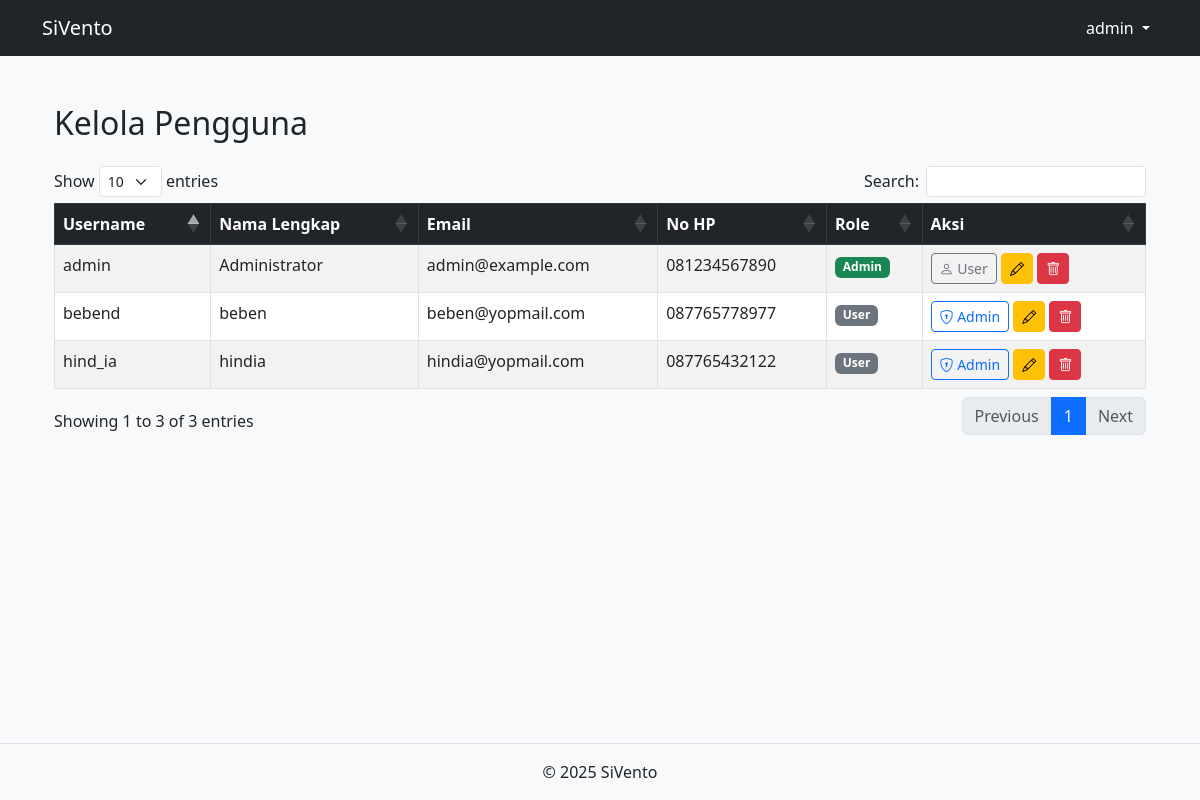
Page /manage_user.php (signed in) on the earlier database version.
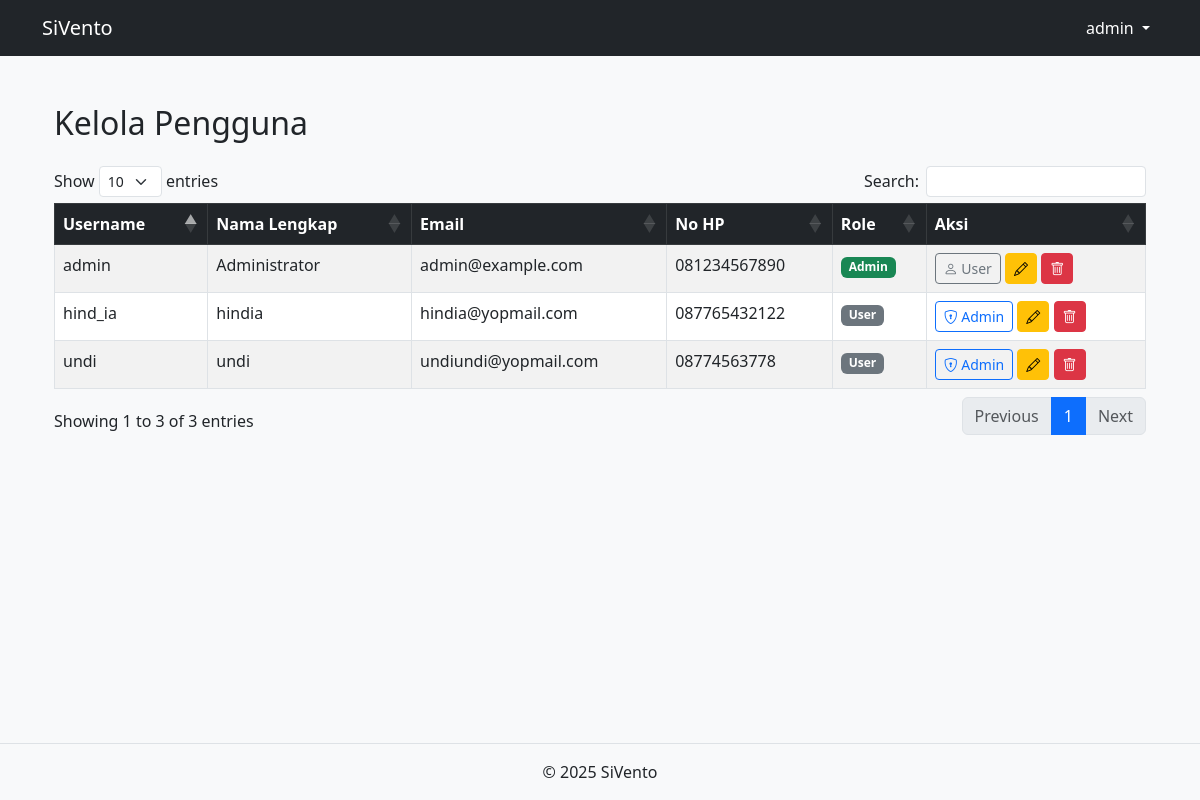
Same page on the later database version.
### tables this page shows
CREATE TABLE `tb_users` (
  `user_id` int(11) NOT NULL,
  `role` enum('admin','user') NOT NULL DEFAULT 'user',
  `username` varchar(50) NOT NULL,
  `password` varchar(255) NOT NULL,
  `full_name` varchar(100) DEFAULT NULL,
  `email` varchar(100) DEFAULT NULL,
  `no_hp` varchar(20) DEFAULT NULL,
  `image` varchar(255) DEFAULT 'default.png',
  `created_at` datetime DEFAULT current_timestamp(),
  `updated_at` datetime DEFAULT current_timestamp() ON UPDATE current_timestamp()
);

### manage_user.php (the view, shortened to what this page needs)
<?php
include 'config/connect.php';
$result = $koneksi->query("SELECT * FROM tb_users");
?>
<!DOCTYPE html>
<html lang="en">
<head>
    <link rel="stylesheet" href="https://cdn.jsdelivr.net/npm/bootstrap@5.3.0/dist/css/bootstrap.min.css">
    <link rel="stylesheet" href="https://cdn.datatables.net/1.13.6/css/dataTables.bootstrap5.min.css">
    <link href="https://cdn.jsdelivr.net/npm/bootstrap-icons@1.10.5/font/bootstrap-icons.css" rel="stylesheet" />
</head>
<body class="bg-light">
<?php include 'header.php'; ?>
<div class="container py-4">
    <h2 class="mb-4">Kelola Pengguna</h2>
    <table id="usersTable" class="table table-striped table-bordered table-hover" style="width:100%">
        <thead class="table-dark">
            <tr>
                <th>Username</th>
                <th>Nama Lengkap</th>
                <th>Email</th>
                <th>No HP</th>
                <th>Role</th>
                <th>Aksi</th>
            </tr>
        </thead>
        <tbody>
            <?php while ($row = $result->fetch_assoc()): ?>
                <tr>
                    <td><?= htmlspecialchars($row['username']) ?></td>
                    <td><?= htmlspecialchars($row['full_name']) ?></td>
                    <td><?= htmlspecialchars($row['email']) ?></td>
                    <td><?= htmlspecialchars($row['no_hp']) ?></td>
                    <td>
                        <span class="badge <?= $row['role'] === 'admin' ? 'bg-success' : 'bg-secondary' ?>">
                            <?= htmlspecialchars(ucfirst($row['role'])) ?>
                        </span>
                    </td>
                    <td>
                        <?php if ($row['role'] !== 'admin'): ?>
                            <a href="change_role.php?id=<?= $row['user_id'] ?>&to=admin" class="btn btn-sm btn-outline-primary" title="Jadikan Admin">
                                <i class="bi bi-shield-lock"></i> Admin
                            </a>
                        <?php endif; ?>
                        <?php if ($row['role'] !== 'user'): ?>
                            <a href="change_role.php?id=<?= $row['user_id'] ?>&to=user" class="btn btn-sm btn-outline-secondary" title="Jadikan User">
                                <i class="bi bi-person"></i> User
                            </a>
                        <?php endif; ?>
                        <a href="edit_user.php?id=<?= $row['user_id'] ?>" class="btn btn-sm btn-warning" title="Edit">
                            <i class="bi bi-pencil"></i>
                        </a>
                        <a href="delete_user.php?id=<?= $row['user_id'] ?>" class="btn btn-sm btn-danger" onclick="return confirm('Yakin hapus pengguna ini?')" title="Hapus">
                            <i class="bi bi-trash"></i>
                        </a>
                    </td>
                </tr>
            <?php endwhile; ?>
        </tbody>
    </table>
</div>
<?php include 'footer.php'; ?>
</body>
</html>

Differences in the rows shown:
removed tb_users: username "bebend", full_name "beben", email "beben@yopmail.com", no_hp "087765778977", role "User"
added tb_users: username "undi", full_name "undi", email "undiundi@yopmail.com", no_hp "08774563778", role "User"
